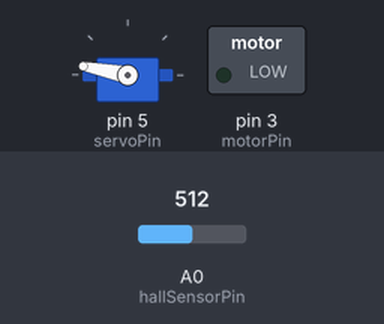
Bench run of a sketch on a simulated Arduino Uno, built with avr-gcc and run on an emulated ATmega328P. Shown: servo, switched loads named in the sketch (green lamp = pin HIGH). The inputs (shaded band) are chosen by the test bench; at power-on: A0 (hallSensorPin) = 512. What the sketch prints to the serial monitor is not drawn.

Above: at 0.1 s.
At 2.3 s:
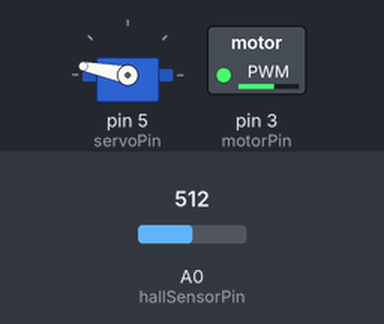
2.4 s: A0 (hallSensorPin) set to 0
4.9 s: A0 (hallSensorPin) set to 16
At 29.9 s:
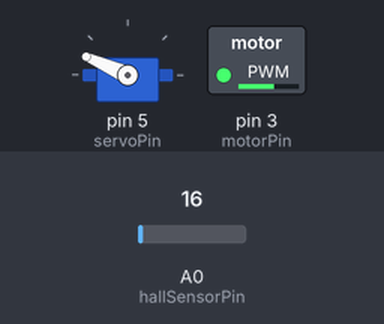
Timing chart, 0 to 45.4 s (numbered marks = the images above; inputs shaded):
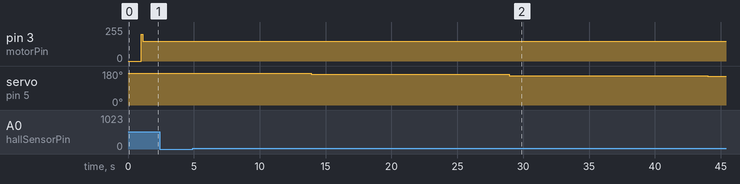

Measured:
- after the input at 2.4 s, every drawn part: stays the same

The sketch:

SpindleMotor.ino
```cpp
#include <Servo.h>

int motorPin = 3;
int hallSensorPin = A0;
int servoPin = 5;

Servo arm;

int speed;
int arm_angle = 169;
double tolerance = 10;
int offset = 255;

//double d = 1804/8; // bit delay of first ring, 225.5
double d = 2260/8; // bit delay of first ring
int r = 2.73; // radius of first ring
int bit_rings[] = {8, 14, 20, 26, 32, 38, 44};
double rotations[] = {7, 5.5, 3.5, 4, 4.5, 5.5, 0};
double bit_delays[] = {d, 8*d/14, 8*d/20, 8*d/26, 1.1*8*d/32, 1.1*8*d/38, 8*d/44}; // each ring takes 8*d
int ring = 0;
int bit_num = 0;

int bits[182] = {};
int bit_avg[44] = {}; // init to 0, temporarily hold ring reading before average
int volts[182] = {};
int volt_avg[44] = {}; // temp hold volt avg
int num_rev = 5; // num of cycles to take avg of
int bit_val;

void jostleMotor(){
  analogWrite(motorPin, 200);
  delay(100);
  analogWrite(motorPin, 150);
}

void setup() {
  pinMode(motorPin, OUTPUT);
  pinMode(hallSensorPin, INPUT);
  Serial.begin(9600);
  arm.attach(servoPin);
  arm.write(arm_angle);
  delay(1000);
  jostleMotor();
}

void loop() {
//  speed = Serial.parseInt();
//  if (speed > 0) {
//      Serial.println(speed);
//      if (speed >= 0 && speed <= 255) {
//         Serial.println("setting speed to " + String(speed));
//         analogWrite(motorPin, speed);
//      }
//  }

    double delayTime = 0;

    for(int revo=0; revo<num_rev; revo++){
      for(int i=0; i<bit_rings[ring]; i++){
        double h_voltage = analogRead(hallSensorPin); // offset @ 500mV, low -

        Serial.println("voltage: " + String(h_voltage));
        if(h_voltage > offset + tolerance) { bit_val = 1; }
        else if(h_voltage < offset - tolerance) { bit_val = 0; }
        else { bit_val = 1; } // freespace as 1

        bit_avg[i] += bit_val;
        volt_avg[i] += h_voltage;
        delayTime += bit_delays[ring];
        delay(bit_delays[ring]);
      }

      for(int bval : bit_avg){
        Serial.print(String(bval) + " ");
      }
      Serial.println();
      for(double vval : volt_avg){
        Serial.print(String(vval) + " ");
      }
      Serial.println();
    }

    Serial.println("Writing ring " + String(ring) + " to bits array.");

    for(int i=0; i<bit_rings[ring]; i++){
      int b_avg;
      if(ring <= 2 || ring == 6){ b_avg = bit_avg[i] >= (num_rev-1)/2 ? 1 : 0; }
      else { b_avg = bit_avg[i] >= (num_rev+1)/2 ? 1 : 0; }
      int v_avg = volt_avg[i]/num_rev;
      bits[bit_num] = b_avg;
      volts[bit_num] = v_avg;

//      Serial.println("BIT: " + String(bit_num) + ", Value:" + String(avg));
      bit_num += 1;
    }

    memset(bit_avg,0,sizeof(bit_avg)); // reset bit_avg to 0s
    memset(volt_avg,0,sizeof(volt_avg)); // reset volt_avg to 0s

    Serial.println("Ring " + String(ring) + " delay time: " + String(delayTime));
//    analogWrite(motorPin, 0);

    // update arm for next ring
    Serial.println("writing arm");
    arm_angle = (arm_angle > 137) ? arm_angle - rotations[ring] : arm_angle;
    Serial.println(arm_angle);
    arm.write(arm_angle);
    delay(8*d); // wait full revolution before reading


    // update ring
    ring += 1;
    if(ring > 6){
       Serial.println("Read " + String(bit_num) + " bits.");
       for(int i=0; i<182; i++){
         Serial.print(String(bits[i]) + " ");
       }
       Serial.println();
       for(int i=0; i<182; i++){
         Serial.print(String(volts[i]) + " ");
       }
       analogWrite(motorPin, 0);
       Serial.println();
       for( ; ; );
    }

}
```
